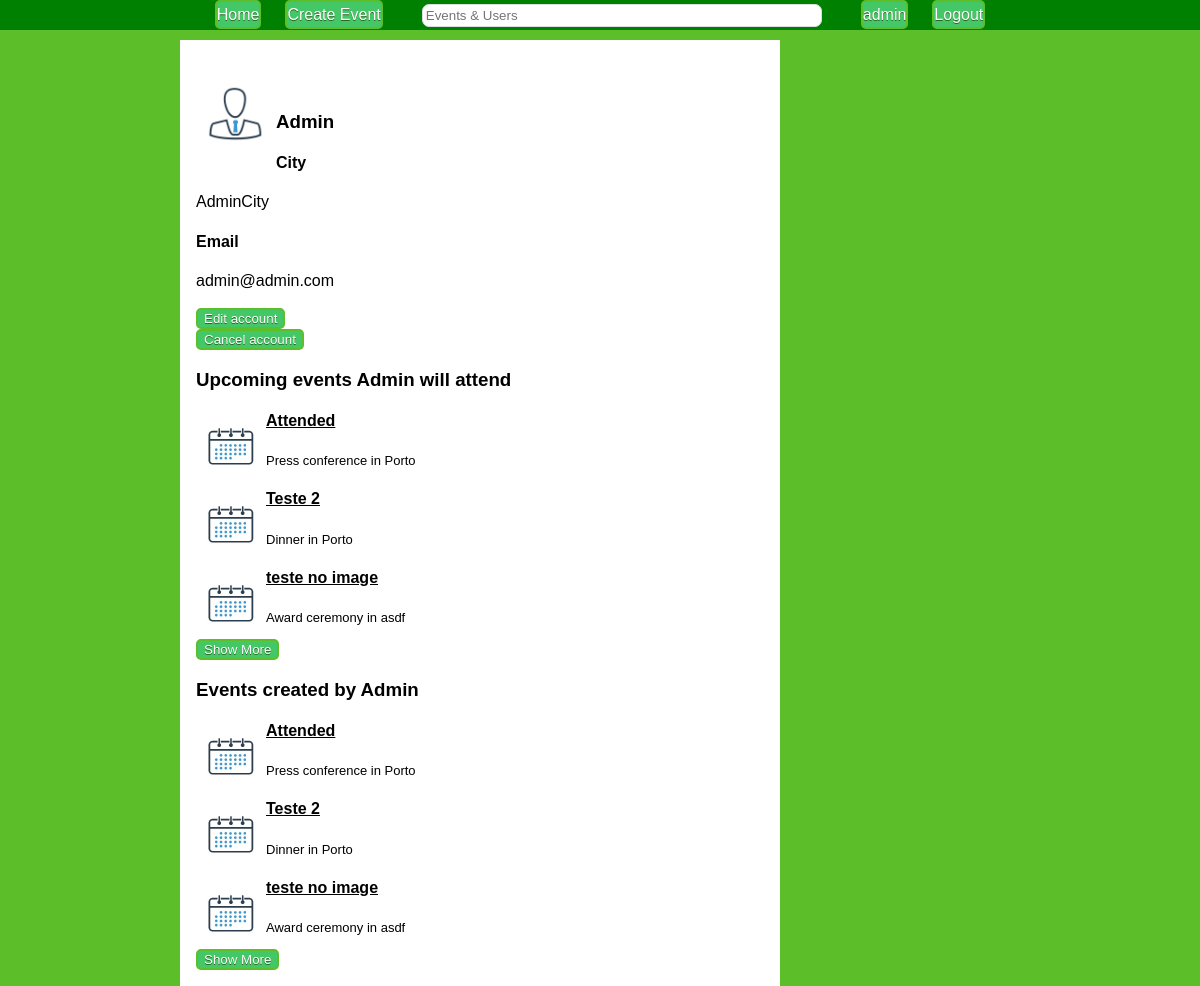
The app's page /?user=admin (signed in), older data.
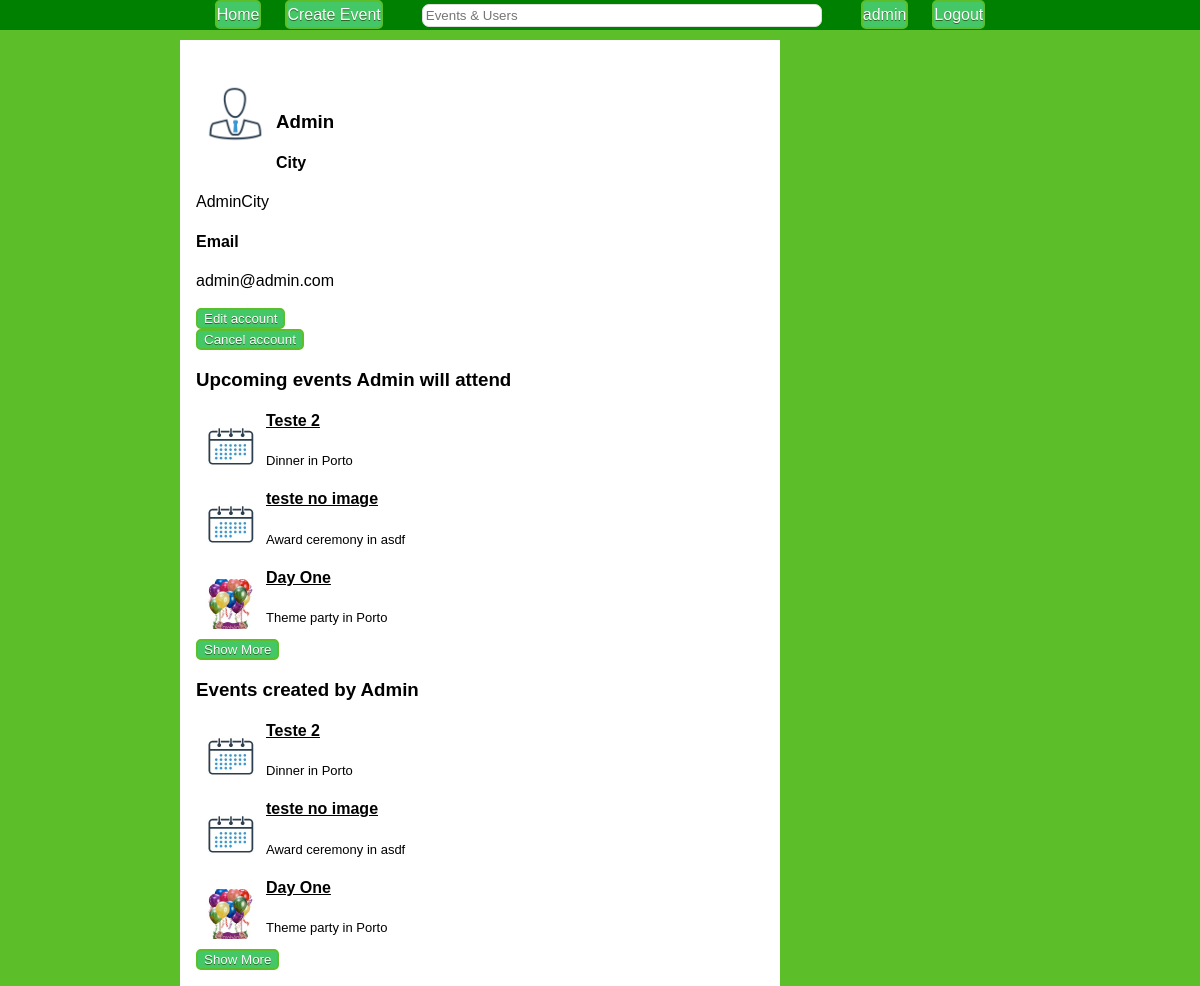
The same page, newer data.
### tables this page shows
CREATE TABLE Event(
	id INTEGER PRIMARY KEY,
	creator NOT NULL REFERENCES User(username) ON DELETE CASCADE,
	nameTag TEXT NOT NULL,
	type REFERENCES EventType(eventType) NOT NULL,
	description TEXT NOT NULL,
	time TEXT NOT NULL,
	city TEXT NOT NULL,
	address TEXT,
	imageURL TEXT,
	publicEvent INTEGER NOT NULL,
	CONSTRAINT ck_public CHECK (publicEvent = 0 OR publicEvent = 1)
);

### database/users.php (called while the page is built, shortened)
<?php
include_once('connection.php');
function userExists($username){
	global  $db;
	$stmt = $db->prepare('SELECT username FROM User WHERE username = :username');
	$stmt->bindParam(':username', $username, PDO::PARAM_STR);
	try{
    $stmt->execute();
		return true;
  } catch(PDOException $e) {
    return "error";
  }
}
function getUser($username){
	global $db;
	$stmt = $db->prepare('SELECT username, city, name, phoneNumber, email FROM User WHERE username = :username');
	$stmt->bindParam(':username', $username, PDO::PARAM_STR);
	try{
		$stmt->execute();
		$result = $stmt->fetch();
		return $result;
	} catch(PDOException $e){
		return false;
	}
}
?>

### database/user_data.php (called while the page is built, shortened)
<?php
  include_once("users.php");
  if(isset($_GET['user'])){
    $checkExistance = userExists($_GET['user']);
    if($checkExistance == true){
      $userData = getUser($_GET['user']);
      if($userData == false){
        $result = array("error" => "user data corrupted");
        return;
      } else {
        $dataArray = array("username" => $userData['username'],
                          "name" => $userData['name'],
                          "email" => $userData['email'],
                          "phoneNumber" => $userData['phoneNumber'],
                          "city" => $userData['city']);
        if(isset($_SESSION['username'])){
          if($_GET['user'] == $_SESSION['username']){
            $result = array("same" => $dataArray);
          } else {
            $result = array("different" => $dataArray);
          }
        } else {
          $result = array("different" => $dataArray);
        }
      }
    } else $result = array("error" => "no such user");
  } else $result = array("error" => "no such user");
 ?>

### database/events.php (called while the page is built, shortened)
<?php
include_once('connection.php');
function getLimitedUserAttendance($username, $maxEvents, $offset){
	global $db;
	$stmt = $db->prepare('SELECT * FROM  Event WHERE id in (SELECT eventId FROM Attending WHERE username = :username ORDER BY eventId DESC) ORDER BY id DESC LIMIT :maxEvents OFFSET :offset');
	$stmt->bindParam(':maxEvents', $maxEvents, PDO::PARAM_INT);
	$stmt->bindParam(':offset', $offset, PDO::PARAM_INT);
	$stmt->bindParam(':username', $username, PDO::PARAM_STR);
	try{
   		$stmt->execute();
   		return $stmt->fetchAll();
  	} catch(PDOException $e) {
    	return false;
  	}
}
function getLimitedUserCreations($username, $maxEvents, $offset){
	global $db;
	$stmt = $db->prepare('SELECT * FROM Event WHERE creator = :username ORDER BY id DESC LIMIT :maxEvents OFFSET :offset');
	$stmt->bindParam(':maxEvents', $maxEvents, PDO::PARAM_INT);
	$stmt->bindParam(':offset', $offset, PDO::PARAM_INT);
	$stmt->bindParam(':username', $username, PDO::PARAM_STR);
	try{
   		$stmt->execute();
   		return $stmt->fetchAll();
  	} catch(PDOException $e) {
    	return false;
  	}
}
?>

### templates/user_page.php (the view, shortened to what the changed rows need)
<div id="user_page">
    <br>
    <img src="res/user.png" width="60" height="60"> <br>
<?php
  if(isset($result['same'])) $data = $result['same'];
  if(isset($result['same']) || isset($result['different'])){
    $attendance = getLimitedUserAttendance($data['username'], 4, 0);
    $creations = getLimitedUserCreations($data['username'], 4, 0);
   ?>
  <?php if($data["phoneNumber"] != "" && $data['phoneNumber'] != null){ ?>
     <h4>Contact </h4><label><?=$data['phoneNumber']?></label>
  <?php } if(isset($result['same'])){ ?>
      <br><br>
  <?php } ?>
      <div id="attendance" class="events">
      <?php if(count($attendance) > 0){
        $count = (count($attendance) < 4) ? count($attendance) : 3;
        for($i = 0; $i < $count; $i++){?>
          <div class="singleEvent">
            <img src="images/thumbs_small/<?=$attendance[$i]['imageURL']?>" width="50" height="50">
            <h4><a href="./?event=<?=$attendance[$i]['id']?>"><?=$attendance[$i]['nameTag']?></a></h4>
            <p class="eventDesc"><?=$attendance[$i]['type']?> in <?=$attendance[$i]['city']?></p>
          </div>
        <?php }
        if(count($attendance) == 4){?>
        <?php }
      } else echo '<p>Not attending any events...</p>'?></div>
      <div id="creations" class="events">
      <?php if(count($creations) > 0){
        $count = (count($creations) < 4) ? count($creations) : 3;
        for($i = 0; $i < $count; $i++){?>
          <div class="singleEvent">
            <img src="images/thumbs_small/<?=$creations[$i]['imageURL']?>" width="50" height="50">
            <h4><a href="./?event=<?=$creations[$i]['id']?>"><?=$creations[$i]['nameTag']?></a></h4>
            <p class="eventDesc"><?=$creations[$i]['type']?> in <?=$creations[$i]['city']?></p>
          </div>
        <?php }
        if(count($creations) == 4){?>
        <?php }
      } else echo '<p>No events created...</p>'?></div>
<?php } else {?>
  <p>No user with this name was found in the database...</p>
<?php } ?>
</div>

Row changes from the older to the newer data that the page shows:
no longer on this page (row edited): event: imageURL (placeholder picture), nameTag "Attended", type "Press conference", city "Porto"
now on this page (row unchanged): event: imageURL (picture), nameTag "Day One", type "Theme party", city "Porto"
